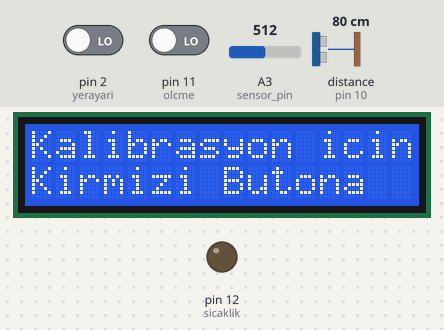
Simulated run of this sketch. Board: Arduino Uno, built with avr-gcc and run on an emulated ATmega328P. Shown: 16×2 character LCD, output pins drawn as LEDs (lit = HIGH). The inputs (shaded band) are chosen by the test bench; at power-on: pin 2 (yerayari) LOW, pin 11 (olcme) LOW, A3 (sensor_pin) = 512, distance to the obstacle (sensor on pin 10) 80 cm. The echo pulse lasts 58.3 µs per cm; pins used as bus, display or sensor lines are not drawn.

Above: at 6.1 s.
At 17.4 s:
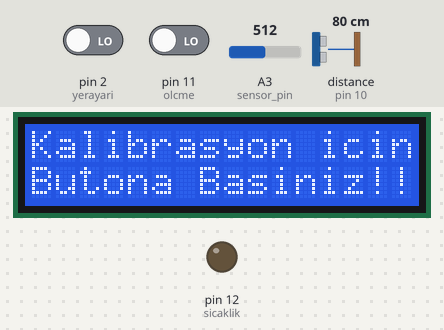
17.5 s: pin 2 (yerayari) driven HIGH
At 18.5 s:
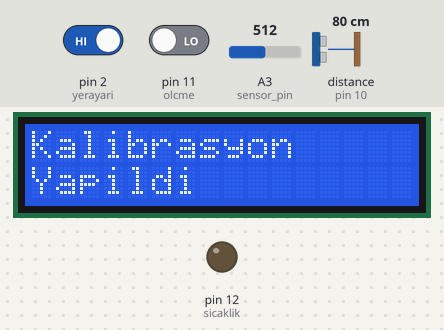
20.5 s: pin 11 (olcme) driven HIGH
At 21.7 s:
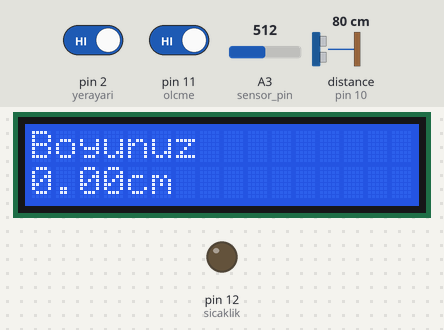
23.5 s: pin 11 (olcme) driven LOW
At 25.32 s:
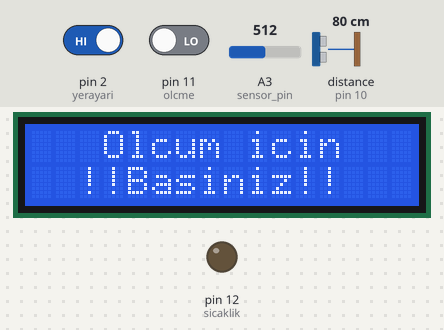
Timing chart, 0 to 26.8 s (numbered marks = the images above; inputs shaded):
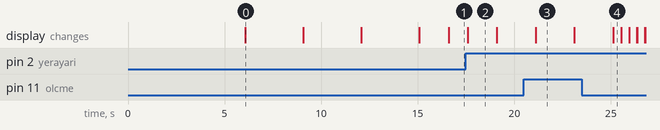

Measured:
- after the input at 17.5 s, the display: changes after 0.09 s (image 2)
- after the input at 20.5 s, the display: first changes after 0.60 s (image 3 shows a later state)
- after the input at 23.5 s, the display: first differs from a run without the input after 1.6 s (image 4)
- what the display in image 0 shows lasts 3.0 s, from 6.1 s to 9.1 s
- what the display in image 2 shows lasts 1.5 s, from 17.6 s to 19.1 s
- what the display in image 3 shows lasts 2.0 s, from 21.1 s to 23.1 s
- what the display in image 4 shows lasts 0.4 s, from 25.1 s to 25.5 s

The sketch:

Boy__l_er.ino
```cpp
#include<LiquidCrystal.h>
#define trig 9
#define echo 10
#define yerayari 2
#define olcme 11
#define sicaklik 12
const int sensor_pin=A3;
int sensor_deger=0;
float voltaj_deger=0;
float sicaklik_deger=0;
float sure=0;
float mesafe=0;
float ilkmesafe=0;
byte surat[8]={B00000,B00000,B00000,B01010,B00000,B10001,B01110};
LiquidCrystal lcd(8,7,6,5,4,3);
float mesafeolc()
{
  digitalWrite(trig,HIGH);
  delay(1);
  digitalWrite(trig,LOW);
  sure=pulseIn(echo,HIGH);
  mesafe=(sure/2)/28.5;
  return mesafe;
}
void setup()
{

Serial.begin(9600);
lcd.begin(16,2);
lcd.createChar(1,surat);
pinMode(trig,OUTPUT);
pinMode(echo,INPUT);
pinMode(yerayari,INPUT);
pinMode(olcme,INPUT);
pinMode(sicaklik,OUTPUT);
lcd.setCursor(0,0);
lcd.print(" Boy ve Sicaklik");
lcd.setCursor(0,1);
lcd.write(byte(1));
lcd.print(" Olcum Cihazi ");
lcd.write(byte(1));
delay(6000);
lcd.clear();
lcd.setCursor(0,0);
lcd.print("Kalibrasyon icin");
lcd.setCursor(0,1);
lcd.print("Kirmizi Butona");
delay(3000);
lcd.clear();
lcd.setCursor(0,0);
lcd.print("Uzunluk icin");
lcd.setCursor(0,1);
lcd.print("Mavi Butona");
delay(3000);
lcd.clear();
lcd.setCursor(0,0);
lcd.print("Sicaklik icin");
lcd.setCursor(0,1);
lcd.print("Yesil Butona");
delay(3000);
lcd.clear();
lcd.print("  !!Basiniz!!");
delay(1500);
lcd.clear();
while((digitalRead(yerayari)==LOW) )
{
lcd.setCursor(0,0);
lcd.print("Kalibrasyon icin");
lcd.setCursor(0,1);
lcd.print("Butona Basiniz!!");
delay(100);

if(digitalRead(yerayari)==HIGH)
{

  delay(50);
  ilkmesafe=mesafeolc();
  lcd.clear();
  lcd.setCursor(0,0);
  lcd.print("Kalibrasyon");
  lcd.setCursor(0,1);
  lcd.print("Yapildi");
  delay(1500);
  lcd.clear();
  lcd.setCursor(0,0);
  lcd.print("Kalibrasyon=");
  lcd.setCursor(0,1);
  lcd.print(ilkmesafe);
  lcd.print("cm");
  delay(2000);
  lcd.clear();
 break;
}

}

}

void loop()
{
  sensor_deger=analogRead(sensor_pin);
  voltaj_deger=(sensor_deger/1023.0)*5000;
  sicaklik_deger=voltaj_deger/10.0;
  if(digitalRead(olcme)==HIGH)
  {
 lcd.setCursor(0,0);
 lcd.print("Boyunuz");
 lcd.setCursor(0,1);
 float boy=ilkmesafe-mesafeolc();
 lcd.print(boy);
 lcd.print("cm");
 delay(2000);
 lcd.clear();
 if(boy>=175)
 {
  lcd.setCursor(0,0);
  lcd.print("Uzun");
  lcd.setCursor(0,1);
  lcd.print("Boylusunuz ");
  lcd.write(byte(1));
  lcd.write(byte(1));
  lcd.write(byte(1));
  delay(2000);
  lcd.clear();
 }
 else if((boy>=160) && (boy<175))
 {
  lcd.setCursor(0,0);
  lcd.print("Orta");
  lcd.setCursor(0,1);
  lcd.print("Boylusunuz ");
  lcd.write(byte(1));
  lcd.write(byte(1));
  delay(2000);
  lcd.clear();
 }
  else if((boy<160))
 {
  lcd.setCursor(0,0);
  lcd.print("Kisa");
  lcd.setCursor(0,1);
  lcd.print("Boylusunuz ");
  lcd.write(byte(1));
  delay(2000);
  lcd.clear();
 }
 }
 else
 {
  lcd.setCursor(0,0);
  lcd.print("   Olcum icin");
  lcd.setCursor(0,1);
  lcd.print("  !!Basiniz!!");
  delay(200);
  lcd.clear();
 }
 if(digitalRead(sicaklik)==HIGH)
 {
  lcd.setCursor(0,0);
  lcd.print("Sicaklik=");
  lcd.setCursor(0,1);
  lcd.print(sicaklik_deger);
  lcd.print(" C");

  delay(2000);
  lcd.clear();
 }

}
```
